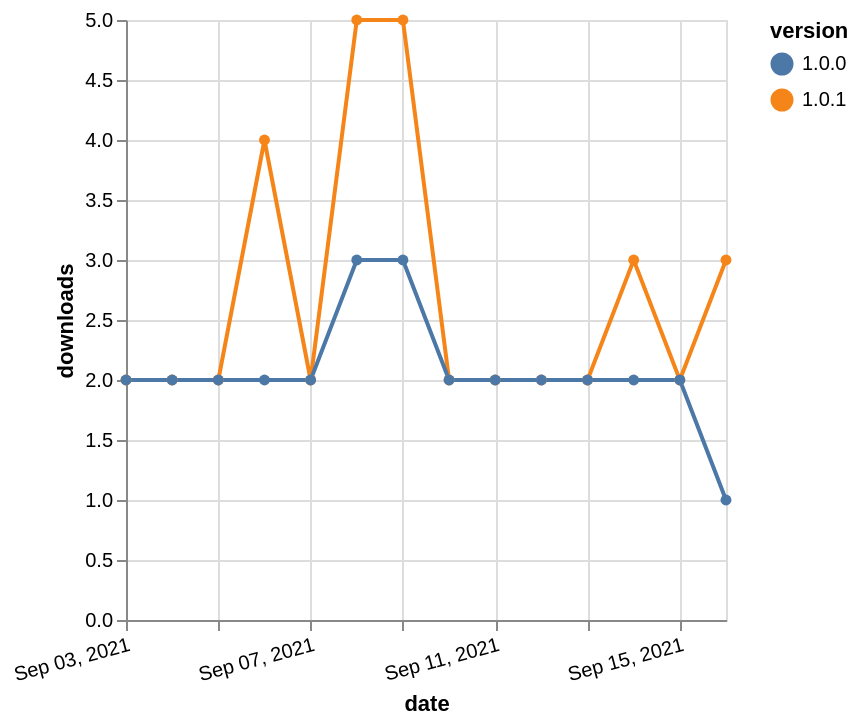

Write a Vega-Lite specification for this figure.
### Vega-Lite specification from a JSON file in a GitHub repository (floating-point values rounded to 4 significant figures)
{"$schema": "https://vega.github.io/schema/vega-lite/v5.json", "description": "A simple bar chart with embedded data.", "data": {"values": [{"date": "2021-09-03", "total": 1886, "delta": 2, "version": "1.0.1"}, {"date": "2021-09-04", "total": 1888, "delta": 2, "version": "1.0.1"}, {"date": "2021-09-05", "total": 1890, "delta": 2, "version": "1.0.1"}, {"date": "2021-09-06", "total": 1894, "delta": 4, "version": "1.0.1"}, {"date": "2021-09-07", "total": 1896, "delta": 2, "version": "1.0.1"}, {"date": "2021-09-08", "total": 1901, "delta": 5, "version": "1.0.1"}, {"date": "2021-09-09", "total": 1906, "delta": 5, "version": "1.0.1"}, {"date": "2021-09-10", "total": 1908, "delta": 2, "version": "1.0.1"}, {"date": "2021-09-11", "total": 1910, "delta": 2, "version": "1.0.1"}, {"date": "2021-09-12", "total": 1912, "delta": 2, "version": "1.0.1"}, {"date": "2021-09-13", "total": 1914, "delta": 2, "version": "1.0.1"}, {"date": "2021-09-14", "total": 1917, "delta": 3, "version": "1.0.1"}, {"date": "2021-09-15", "total": 1919, "delta": 2, "version": "1.0.1"}, {"date": "2021-09-16", "total": 1922, "delta": 3, "version": "1.0.1"}, {"date": "2021-09-03", "total": 1930, "delta": 2, "version": "1.0.0"}, {"date": "2021-09-04", "total": 1932, "delta": 2, "version": "1.0.0"}, {"date": "2021-09-05", "total": 1934, "delta": 2, "version": "1.0.0"}, {"date": "2021-09-06", "total": 1936, "delta": 2, "version": "1.0.0"}, {"date": "2021-09-07", "total": 1938, "delta": 2, "version": "1.0.0"}, {"date": "2021-09-08", "total": 1941, "delta": 3, "version": "1.0.0"}, {"date": "2021-09-09", "total": 1944, "delta": 3, "version": "1.0.0"}, {"date": "2021-09-10", "total": 1946, "delta": 2, "version": "1.0.0"}, {"date": "2021-09-11", "total": 1948, "delta": 2, "version": "1.0.0"}, {"date": "2021-09-12", "total": 1950, "delta": 2, "version": "1.0.0"}, {"date": "2021-09-13", "total": 1952, "delta": 2, "version": "1.0.0"}, {"date": "2021-09-14", "total": 1954, "delta": 2, "version": "1.0.0"}, {"date": "2021-09-15", "total": 1956, "delta": 2, "version": "1.0.0"}, {"date": "2021-09-16", "total": 1957, "delta": 1, "version": "1.0.0"}]}, "width": "container", "mark": {"type": "line", "point": {"filled": true}}, "encoding": {"x": {"field": "date", "type": "temporal", "timeUnit": "yearmonthdate", "title": "date", "axis": {"labelAngle": -15}}, "y": {"field": "delta", "type": "quantitative", "title": "downloads"}, "color": {"field": "version", "type": "nominal"}, "tooltip": {"field": "delta"}}}
